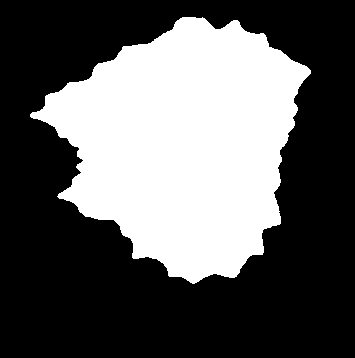
%> input picture a1.jpg, 355 x 358 px
$ octave test_chain_code.m   (GNU Octave 9; MATLAB toolbox functions it lacks are replaced by stand-ins)
%> lines starting %> are read from the running program, lines starting %| are printed output that depends on the picture; in (x1, y1, x2, y2) boxes, pixels count from 0 and x2, y2 are one past the last pixel; in counts of white or black regions, pixels touching at a corner belong together; the program's own positions count from 1
### nashsutcliffe.m
% Nash-Sutcliffe model accuracy statistic. Nash-Sutcliffe
% efficiency is an indicator of the models ability to predict about the
% 1:1 line.
%
% The Nash-Sutcliffe coefficient is calculated as:
%
%               ?(Qobs - Qsim)^2
% =    1 -   ----------------------------
%               ?(Qobs - Qmean)^2
%
% With the Nash-Sutcliffe measure, an r-square coefficient is calculated using
% Coefficient values equal to 1 indicate a perfect fit between observed
% and predicted data, and r-square values equal to or less than 0 indicate that
% the model is predicting no better than using the average of the observed
% data.  Thus Ockham's razor should be applied.
%
% Dimensions of Observed data array does not have to equal simulated data.
% An intersection is used to pair up observed data to simulated. This
% function is setup to pair up the first column in the observed data matrix
% and the first column in the simulated data matrix. Data values are
% located in column 2 of both matricies.
%
% One critical assumption to this measurement is the data are normal.
%
% Syntax:
%     [NSout metric_id] = nashsutcliffe(obsDATA, simDATA)
%
% where:
%     obsData = N x 2
%     simData = N x 2
%
%     obsData(:,1) = time observed
%     obsData(:,2) = Observed Data
%     simData(:,1) = time simulated
%     simData(:,2) = Simulated data
%
%  NSout = double scalar
%  metric_id = 1001
%
% Requirements: none
%
% Written by Jeff Burkey
% King County, Department of Natural Resources and Parks
% 3/7/2007
% email: jeff.burkey@metrokc.gov
%
function [NSout, metric_id] = nashsutcliffe(obsData, simData)
    % Set metric id for optional use.  This is arbitrarily set to 1001
    % for this metric and used in other applications not associated to this
    % function. The user can either ignore or remove from the function.
    metric_id = 1001;

    % find matching time values
    [v, loc_obs, loc_sim] = intersect(obsData(:,1), simData(:,1));

    % and create subset of data with elements= Time, Observed, Simulated
    MatchedData = [v obsData(loc_obs,2) simData(loc_sim,2)];

    % I'm not familiar with how MATLAB is optimized to clear it's memory,
    % this next call may or may not speed things up.
    clear v loc_obs loc_sim

    [r,c] = size(MatchedData); %#ok<NASGU>

    if r >= 2
        E = MatchedData(:,2) - MatchedData(:,3);
        SSE = sum(E.^2);
        u = mean(MatchedData(:,2));
        %SSU = sum((MatchedData(:,2) - u).^2);
        SSU = sum((MatchedData(:,2) - u).^2);
        NSout = 1 - SSE/SSU;

    else % cannot compute statistics
        error('MATLAB:divideByZero','Intesecting data resulted in too few elements to compute. \n Function has been terminated. If this is unexpected, \n check your index vectors of the two arrays.');
    end
end

### test_chain_code.m
BW=im2bw(imread('C:\Users\Usuario\Documents\MATLAB\particulas\a1.jpg'));
%> BW: size 358x355 logical; 36.8% white; 1 white region, box (x1, y1, x2, y2) and area: (30, 17, 311, 284) 46710
%BW=im2bw(imread('C:\Users\Usuario\Documents\MATLAB\particulas\patrones\ex1.jpg'));
BW = padarray(BW,2);
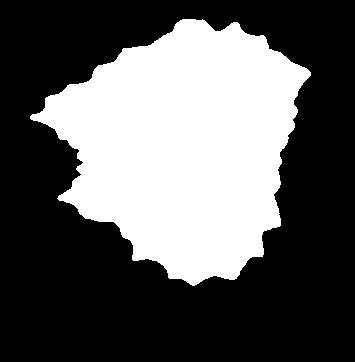
%> BW: size 362x355 logical; 36.3% white; 1 white region, box (x1, y1, x2, y2) and area: (30, 19, 311, 286) 46710
BW=imrotate(BW,0);
BW=bwperim(BW);
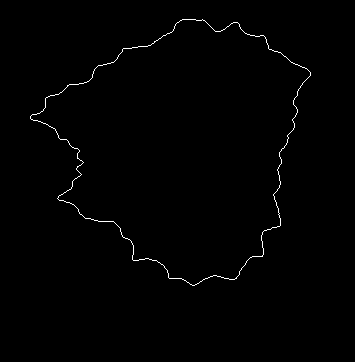
%> BW: size 362x355 logical; 0.68% white in thin lines or dots, all inside (x1, y1, x2, y2) = (30, 19, 311, 286)
% BW=bwmorph(BW,'remove');
BW=bwmorph(BW,'spur');
BW=bwmorph(BW,'thin');


% [12 lines of commented-out code are left out]


pxl= regionprops(BW,'PixelList');
pxl=pxl.PixelList;
%> pxl = 869 rows, first 12: [31 117; 31 118; 32 116; 31 119; 33 115; 32 120; 34 115; 33 120; 35 115; 34 121; 36 115; 35 121]
clearvars -except BW pxl
[yi,xi]=find(BW,1,'first');
%> yi = 117; xi = 31
xo=xi; yo=yi;
%> after `xo=xi`: xo = 31
%> after `yo=yi`: yo = 117
con=2;
longitud=length(pxl);
%> longitud = 869
BW=double(BW);
le=sqrt(2);

cadena=zeros(1,longitud);
for i=1:longitud-1

    pos=[yi,xi+1;yi-1,xi+1;yi-1,xi;yi-1,xi-1;yi,xi-1;yi+1,xi-1;yi+1,xi;yi+1,xi+1];
    neigh=[BW(pos(1,1),pos(1,2)),BW(pos(2,1),pos(2,2))*le,BW(pos(3,1),pos(3,2)),...
        BW(pos(4,1),pos(4,2))*le,BW(pos(5,1),pos(5,2)),BW(pos(6,1),pos(6,2))*le,...
        BW(pos(7,1),pos(7,2)),BW(pos(8,1),pos(8,2))*le];
    neigh(neigh==0)=2;
    [~,mino]=min(neigh);
    cadena(i)= mino(1)-1;
    BW(yi,xi)=0;
    xi=pos(mino,2);
    yi=pos(mino,1);
end
%> this loop made 868 passes
%> (mino, xi, yi) on passes 1 to 3: (7, 31, 118), (7, 31, 119), (8, 32, 120)
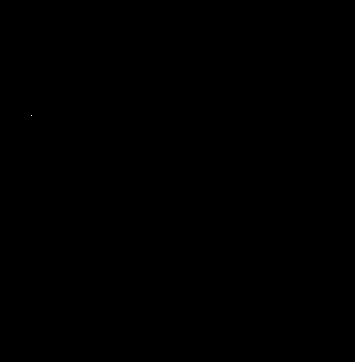
%> BW: size 362x355 double; values 0 (black) and 1 (white), 0% white in thin lines or dots, all inside (x1, y1, x2, y2) = (31, 115, 32, 116)
%> after the loop, cadena = 869 values, max 7 at index 3, min 0 at index 4, mean 3.26; neigh = [2 2 2 2 2 1.41 2 2]

pos=[yi,xi+1;yi-1,xi+1;yi-1,xi;yi-1,xi-1;yi,xi-1;yi+1,xi-1;yi+1,xi;yi+1,xi+1];
%> pos = [116 33; 115 33; 115 32; 115 31; 116 31; 117 31; 117 32; 117 33]
BW(yo,xo)=1;
%> BW: size 362x355 double; values 0 (black) and 1 (white), 0% white in thin lines or dots, all inside (x1, y1, x2, y2) = (30, 115, 32, 117)
neigh=[BW(pos(1,1),pos(1,2)),BW(pos(2,1),pos(2,2))*le,BW(pos(3,1),pos(3,2)),...
    BW(pos(4,1),pos(4,2))*le,BW(pos(5,1),pos(5,2)),BW(pos(6,1),pos(6,2))*le,...
    BW(pos(7,1),pos(7,2)),BW(pos(8,1),pos(8,2))*le];
%> neigh = [0 0 0 0 0 1.41 0 0]
neigh(neigh==0)=2;
[~,mino]=min(neigh);
cadena(i+1)= mino(1)-1;


%Traversal time

% cadena = [5 4 1 2 3 4  3 0 0 1 0 1 0 0 0 7 7 1 1 0 7 5 4 5 4 5 0 6 5 4 1 3 4 4 4 4 6];
deltat=zeros(1,length(cadena));
deltat(1)=1+((sqrt(2)-1)/2)*(1-(-1)^cadena(1));
deltat2=1+((sqrt(2)-1)/2)*(1-(-1).^cadena);
%> deltat2 = 869 values, max 1.41 at index 3, min 1 at index 1, mean 1.18
deltaxa=sign(6-cadena(1))*sign(2-cadena(1));
%> deltaxa = 0
deltaya=sign(4-cadena(1))*sign(cadena(1));
%> deltaya = -1
for i=2:length(cadena)
    deltat(i)=deltat(i-1)+1+((sqrt(2)-1)/2)*(1-(-1)^cadena(i));
    deltaxa(i)=deltaxa(i-1)+ sign(6-cadena(i))*sign(2-cadena(i));
    deltaya(i)=deltaya(i-1)+ sign(4-cadena(i))*sign(cadena(i));
end
%> after the loop, deltat = 869 values from 1 to 1021.8; deltaxa = 869 values, max 280 at index 551, min 0 at index 1, mean 146.7; deltaya = 869 values, max 97 at index 673, min -169 at index 283, mean -32.03
T = deltat(end);
%> T = 1021.8
deltax=sign(6-cadena).*sign(2-cadena);
%> deltax = 869 values, max 1 at index 3, min -1 at index 60, mean 0
xp=sum(deltax);
%> xp = 0
deltay=sign(4-cadena).*sign(cadena);
%> deltay = 869 values, max 1 at index 223, min -1 at index 1, mean 0
yp=sum(deltay);
%> yp = 0

%%% grafica cadena
fig2 = figure;
plot([0,deltaxa], [0,deltaya], 'b', 'linewidth',  2);
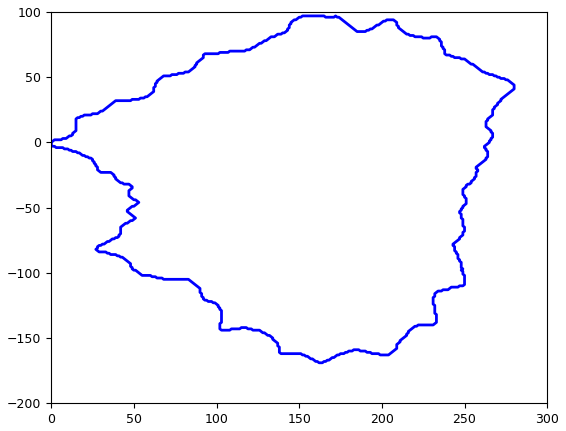
%> figure redrawn from the program's plot data
% [10 lines of commented-out code are left out]
hold on

nc=50; %n鷐ero de armonicos
a=zeros(1,nc);
b=a;
c=a;
d=a;

%% %%% Calculo armonicos 4 factores
q_x = deltax./ deltat2;
%> q_x = 869 values, max 1 at index 4, min -1 at index 75, mean 0.000337
q_y = deltay./ deltat2;
%> q_y = 869 values, max 1 at index 331, min -1 at index 1, mean 0.0145
for n=1:nc
    two_n_pi = 2 * n * pi;
    sigma_a = 0;
    sigma_b = 0;
    sigma_c = 0;
    sigma_d = 0;
    tp_prev = 0;
    for p=1:length(cadena)
        sigma_a = sigma_a + q_x(p) * (cos(two_n_pi * deltat(p) / T) - cos(two_n_pi * tp_prev / T));
        sigma_b = sigma_b + q_x(p) * (sin(two_n_pi * deltat(p) / T) - sin(two_n_pi * tp_prev / T));
        sigma_c = sigma_c + q_y(p) * (cos(two_n_pi * deltat(p) / T) - cos(two_n_pi * tp_prev / T));
        sigma_d = sigma_d + q_y(p) * (sin(two_n_pi * deltat(p) / T) - sin(two_n_pi * tp_prev / T));
        tp_prev = deltat(p);
    end
    r = T/(2*n^2*pi^2);

    a(n) = r * sigma_a;
    b(n) = r * sigma_b;
    c(n)= r * sigma_c;
    d(n)= r * sigma_d;
end
%> this loop made 50 passes
%> r on passes 1 to 12: 51.77, 12.94, 5.75, 3.24, 2.07, 1.44, 1.06, 0.809, 0.639, 0.518, 0.428, 0.359
%> after the loop, a = 50 values, max 2.37 at index 3, min -116.6 at index 1, mean -2.92; b = 50 values, max 6.26 at index 5, min -41.7 at index 1, mean -0.533; c = 50 values, max 38.05 at index 1, min -5.91 at index 2, mean 0.612; d = 50 values, max 13.99 at index 2, min -114.3 at index 1, mean -1.96


%% %%% Calculo DC
A0 = 0;
C0 = 0;
A0 = A0 + deltax(1) / (2 * deltat2(1)) * (deltat(1))^2 ;
%> A0 = 0
C0 = C0 + deltay(1) / (2 * deltat2(1)) * (deltat(1))^2 ;
%> C0 = -0.5
for p = 2 : length(cadena)

    zeta = deltaxa(p - 1) - deltax(p) / deltat2(p) * deltat(p - 1);
    delta = deltaya(p - 1) - deltay(p) / deltat2(p) * deltat(p - 1);
    A0 = A0 + deltax(p) / (2 * deltat2(p)) * ((deltat(p))^2 - (deltat(p - 1))^2) + zeta * (deltat(p) - deltat(p-1));
    C0 = C0 + deltay(p) / (2 * deltat2(p)) * ((deltat(p))^2 - (deltat(p - 1))^2) + delta * (deltat(p) - deltat(p-1));

end
%> this loop made 868 passes
%> (zeta, delta, A0, C0) on passes 1 to 3: (0, 0, 0, -2), (-1.41, -0.586, 0.707, -5.54), (-2.41, -3, 2.21, -8.54)
%> after the loop, A0 = 150091.9; C0 = -31662.6
A0 = A0 / T;
%> A0 = 146.9
C0 = C0 / T;
%> C0 = -30.99


%% %%% Normalization
normalized = 0;
if normalized == 1
    % Remove DC components
    A0 = 0;
    C0 = 0;

    % Compute theta1
    theta1 = 0.5 * atan2(2 * (a(1) * b(1) + c(1) * d(1)) , ...
        (a(1)^2 + c(1)^2 - b(1)^2 - d(1)^2));
    if theta1<0
        theta1=theta1+2*pi;
    end

    costh1 = cos(theta1);
    sinth1 = sin(theta1);

    a_star_1 = costh1 * a(1) + sinth1 * b(1);
    %     b_star_1 = -sinth1 * a(1) + costh1 * b(1);
    c_star_1 = costh1 * c(1) + sinth1 * d(1);
    %     d_star_1 = -sinth1 * c(1) + costh1 * d(1);

    % Compute psi1
    psi1 = atan(c_star_1 / a_star_1) ;

    % Compute E
    E = sqrt(a_star_1^2 + c_star_1^2);

    cospsi1 = cos(psi1);
    sinpsi1 = sin(psi1);

    for i = 1 : nc
        normalized = [cospsi1 sinpsi1; -sinpsi1 cospsi1] * [a(i) b(i); c(i) d(i)] * ...
            [cos(theta1 * i) -sin(theta1 * i); sin(theta1 * i) cos(theta1 * i)];


        a(i) = normalized(1,1) / E;
        b(i) = normalized(1,2) / E;
        c(i) = normalized(2,1) / E;
        d(i) = normalized(2,2) / E;
    end

end


%% %% Nash-Sutcliffe model accuracy statistic
m=length(cadena);
%> m = 869
%> the run ends on the next line
for nr=1:nc
    recon=zeros(m,2);
    for t = 1 : m
        x = 0.0;
        y = 0.0;
        for i = 1 : nr
            x = x + (a(i) * cos(2 * i * pi * t / m) + b(i) * sin(2 * i * pi * t / m));
            y = y + (c(i) * cos(2 * i * pi * t / m) + d(i) * sin(2 * i * pi * t / m));
        end
        recon(t,1) = A0 + x;
        recon(t,2) = C0 + y;
    end
    recon = [recon; recon(1,1) recon(1,2)];

    [Nc(nr),~] = nashsutcliffe([(1:length(deltaxa))',deltaxa'],[(1:length(recon(:,1)))',recon(:,1)]);

$ run again, with a2.jpg copied over a1.jpg
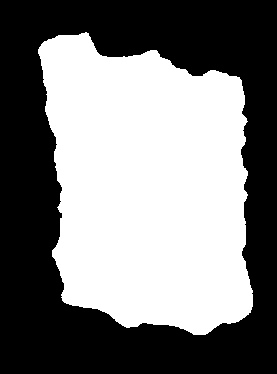
%> input picture a2.jpg, 277 x 374 px
%> `BW=bwperim(BW);`:
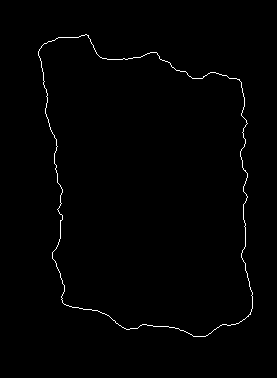
%> BW: size 378x277 logical; 0.86% white in thin lines or dots, all inside (x1, y1, x2, y2) = (38, 34, 253, 337)
%> pxl = 892 rows, first 12: [39 52; 39 53; 40 51; 39 54; 40 50; 39 55; 41 49; 39 56; 42 48; 40 57; 42 47; 40 58]
%> `[yi,xi]=find(BW,1,'first');`: yi = 52; xi = 39
%> yo = 52
%> longitud = 892
%> the loop `for i=1:longitud-1` made 891 passes
%> (mino, xi) on passes 1 to 3: (7, 39), (7, 39), (7, 39)
%> after the loop `for i=1:longitud-1`: cadena = 892 values, max 7 at index 5, min 0 at index 164, mean 3.52; neigh = [2 2 2 2 2 2 1 2]
%> pos = [51 41; 50 41; 50 40; 50 39; 51 39; 52 39; 52 40; 52 41]
%> `neigh=[BW(pos(1,1),pos(1,2)),BW(pos(2,1),pos(2,2))*le,BW(pos(3,1),pos(..`: neigh = [0 0 0 0 0 1.41 0 0]
%> `[~,mino]=min(neigh);`: mino = 6
%> deltat2 = 892 values, max 1.41 at index 5, min 1 at index 1, mean 1.13
%> `deltaxa=sign(6-cadena(1))*sign(2-cadena(1));`: deltaxa = 0
%> `deltaya=sign(4-cadena(1))*sign(cadena(1));`: deltaya = -1
%> after the loop `for i=2:length(cadena)`: deltat = 892 values from 1 to 1012.1; deltaxa = 892 values, max 214 at index 446, min 0 at index 1, mean 107.5; deltaya = 892 values, max 17 at index 842, min -285 at index 384, mean -132.6
%> T = 1012.1
%> deltax = 892 values, max 1 at index 5, min -1 at index 31, mean 0
%> xp = 0
%> deltay = 892 values, max 1 at index 321, min -1 at index 1, mean 0
%> yp = 0
%> `plot([0,deltaxa], [0,deltaya], 'b', 'linewidth',  2);`:
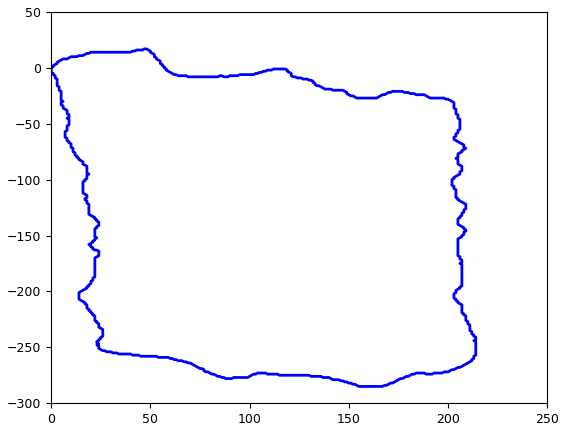
%> figure redrawn from the program's plot data
%> q_x = 892 values, max 1 at index 164, min -1 at index 676, mean -0.00197
%> q_y = 892 values, max 1 at index 442, min -1 at index 1, mean 0.00131
%> the loop `for n=1:nc` made 50 passes
%> r on passes 1 to 8: 51.27, 12.82, 5.7, 3.2, 2.05, 1.42, 1.05, 0.801
%> after the loop `for n=1:nc`: a = 50 values, max 0.72 at index 8, min -82.69 at index 1, mean -2.14; b = 50 values, max 10.52 at index 3, min -75.29 at index 1, mean -1.25; c = 50 values, max 116.2 at index 1, min -1.67 at index 11, mean 2.65; d = 50 values, max 6.59 at index 2, min -88.96 at index 1, mean -1.81
%> `A0 = A0 + deltax(1) / (2 * deltat2(1)) * (deltat(1))^2 ;`: A0 = 0
%> `C0 = C0 + deltay(1) / (2 * deltat2(1)) * (deltat(1))^2 ;`: C0 = -0.5
%> the loop `for p = 2 : length(cadena)` made 891 passes
%> (zeta, delta, A0, C0) on passes 1 to 3: (0, 0, 0, -2), (0, 0, 0, -4.5), (0, 0, 0, -8)
%> after the loop `for p = 2 : length(cadena)`: A0 = 108862.6; C0 = -134375.6
%> `A0 = A0 / T;`: A0 = 107.6
%> `C0 = C0 / T;`: C0 = -132.8
%> m = 892

$ run again, with a4.jpg copied over a1.jpg
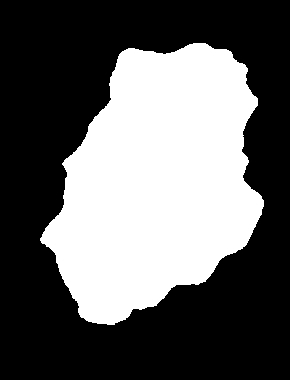
%> input picture a4.jpg, 290 x 380 px
%> `BW=bwperim(BW);`:
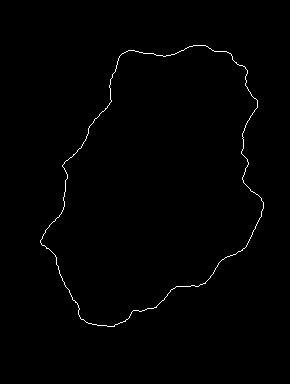
%> BW: size 384x290 logical; 0.7% white in thin lines or dots, all inside (x1, y1, x2, y2) = (40, 45, 264, 327)
%> pxl = 764 rows, first 12: [41 241; 41 242; 42 240; 41 243; 43 239; 42 244; 43 238; 42 245; 43 237; 43 246; 44 236; 44 246]
%> `[yi,xi]=find(BW,1,'first');`: yi = 241; xi = 41
%> yo = 241
%> longitud = 764
%> the loop `for i=1:longitud-1` made 763 passes
%> (mino, xi, yi) on passes 1 to 3: (7, 41, 242), (7, 41, 243), (8, 42, 244)
%> after the loop `for i=1:longitud-1`: cadena = 764 values, max 7 at index 3, min 0 at index 6, mean 3.4; neigh = [2 2 2 2 2 1.41 2 2]
%> pos = [240 43; 239 43; 239 42; 239 41; 240 41; 241 41; 241 42; 241 43]
%> `neigh=[BW(pos(1,1),pos(1,2)),BW(pos(2,1),pos(2,2))*le,BW(pos(3,1),pos(..`: neigh = [0 0 0 0 0 1.41 0 0]
%> `[~,mino]=min(neigh);`: mino = 6
%> deltat2 = 764 values, max 1.41 at index 3, min 1 at index 1, mean 1.18
%> `deltaxa=sign(6-cadena(1))*sign(2-cadena(1));`: deltaxa = 0
%> `deltaya=sign(4-cadena(1))*sign(cadena(1));`: deltaya = -1
%> after the loop `for i=2:length(cadena)`: deltat = 764 values from 1 to 901.5; deltaxa = 764 values, max 223 at index 298, min 0 at index 1, mean 116.5; deltaya = 764 values, max 195 at index 487, min -86 at index 109, mean 57.84
%> T = 901.5
%> deltax = 764 values, max 1 at index 3, min -1 at index 74, mean 0
%> xp = 0
%> deltay = 764 values, max 1 at index 116, min -1 at index 1, mean 0
%> yp = 0
%> `plot([0,deltaxa], [0,deltaya], 'b', 'linewidth',  2);`:
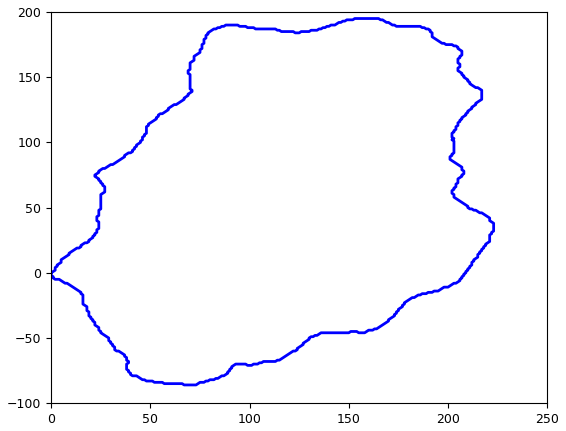
%> figure redrawn from the program's plot data
%> q_x = 764 values, max 1 at index 6, min -1 at index 313, mean -0.0023
%> q_y = 764 values, max 1 at index 132, min -1 at index 1, mean -0.00997
%> the loop `for n=1:nc` made 50 passes
%> r on passes 1 to 8: 45.67, 11.42, 5.07, 2.85, 1.83, 1.27, 0.932, 0.714
%> after the loop `for n=1:nc`: a = 50 values, max 2.82 at index 5, min -101.8 at index 1, mean -2.32; b = 50 values, max 24.03 at index 1, min -7.4 at index 3, mean 0.283; c = 50 values, max 5.8 at index 3, min -61.66 at index 1, mean -1.14; d = 50 values, max 2.11 at index 7, min -115.7 at index 1, mean -2.3
%> `A0 = A0 + deltax(1) / (2 * deltat2(1)) * (deltat(1))^2 ;`: A0 = 0
%> `C0 = C0 + deltay(1) / (2 * deltat2(1)) * (deltat(1))^2 ;`: C0 = -0.5
%> the loop `for p = 2 : length(cadena)` made 763 passes
%> (zeta, delta, A0, C0) on passes 1 to 3: (0, 0, 0, -2), (-1.41, -0.586, 0.707, -5.54), (1, 0.414, 1.71, -9.04)
%> after the loop `for p = 2 : length(cadena)`: A0 = 105077.1; C0 = 51197.3
%> `A0 = A0 / T;`: A0 = 116.6
%> `C0 = C0 / T;`: C0 = 56.79
%> m = 764
